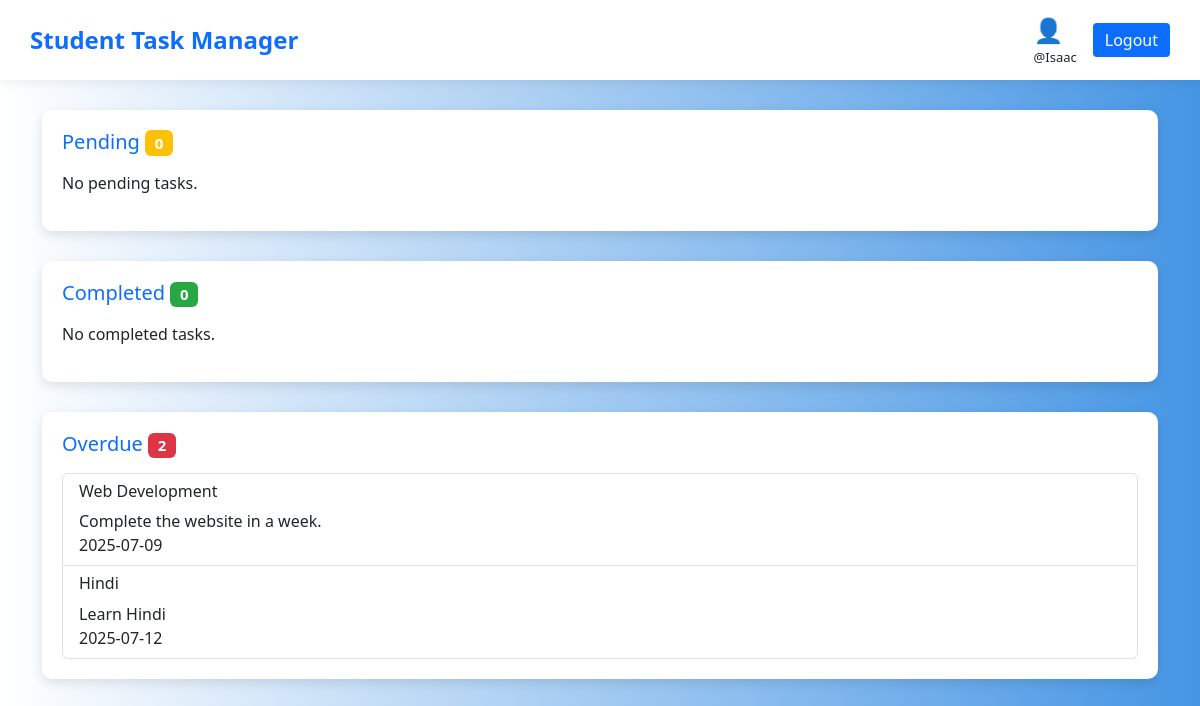
/user_progress_bar.php (signed in), run on an earlier commit of the app's database.
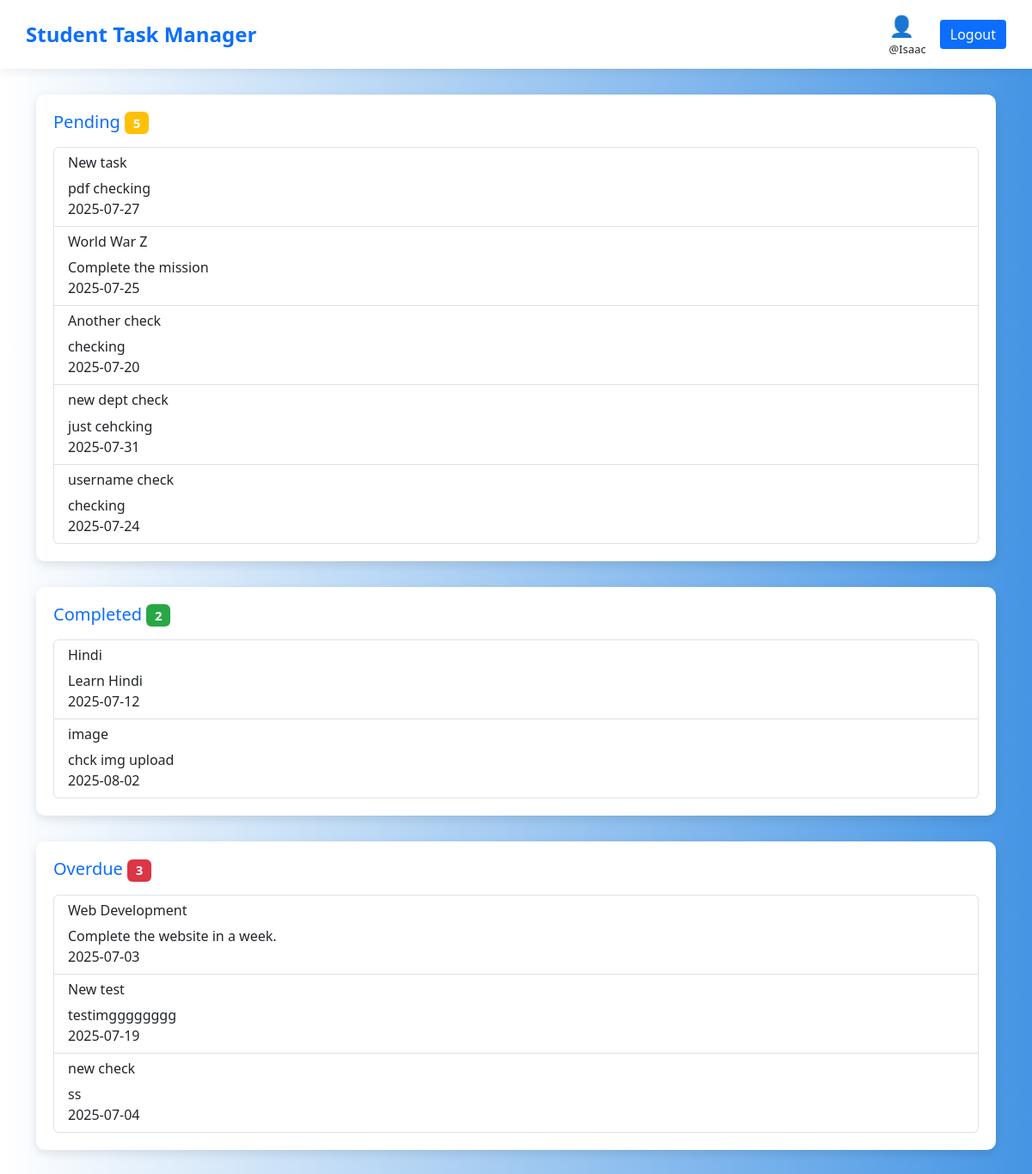
And on a later commit of the database.
### tables this page shows
CREATE TABLE `tasks` (
  `id` int(11) NOT NULL,
  `title` varchar(100) NOT NULL,
  `description` text DEFAULT NULL,
  `assigned_to` int(11) DEFAULT NULL,
  `username` varchar(30) NOT NULL,
  `department` varchar(30) NOT NULL,
  `due_date` date DEFAULT NULL,
  `status` enum('pending','in_progress','completed') DEFAULT 'pending',
  `created_at` timestamp NOT NULL DEFAULT current_timestamp(),
  `file_path` varchar(255) DEFAULT NULL
);

### user_progress_bar.php (the view, shortened to what this page needs)
<?php
include 'partials/new_dbconnect.php';
$rollno = $_SESSION['rollno'];
$today = date("Y-m-d");
$sql = "SELECT title, description, due_date, status FROM tasks WHERE assigned_to = '$rollno'";
$result = mysqli_query($conn, $sql);
$pending = [];
$completed = [];
$overdue = [];
while ($row = mysqli_fetch_assoc($result)) {
    $status = $row['status'];
    $due = $row['due_date'];
    if ($status == 'completed') {
        $completed[] = $row;
    } elseif (strtotime($due) < strtotime($today)) {
        $overdue[] = $row;
    } else {
        $pending[] = $row;
    }
}
?>
<!DOCTYPE html>
<html>
<head>
    <link href="https://cdn.jsdelivr.net/npm/bootstrap@5.3.0/dist/css/bootstrap.min.css" rel="stylesheet">
</head>
<body>
<nav class="navbar navbar-custom d-flex justify-content-between align-items-center">
    <span class="navbar-brand">Student Task Manager</span>
    <div class="d-flex align-items-center gap-3">
        <div class="text">
            <div style="font-size: 24px; color: #0d6efd;">👤</div>
            <div style="font-size: 13px;">@<?php echo $_SESSION['username']; ?></div>
        </div>
        <button class="btn-logout" onclick="location.href='logout.php'">Logout</button>
    </div>
</nav>
<div class="container">
    <div class="task-panel">
        <h3 class="status-heading">Pending
            <span class="badge badge-pending"><?php echo count($pending); ?></span>
        </h3>
        <?php if (count($pending) == 0) {
            echo "<p class='text'>No pending tasks.</p>";
        } else {
            echo "<ul class='list-group'>";
            for ($i = 0; $i < count($pending); $i++) {
                echo "<li class='list-group-item'>";
                echo  "<h6>" . $pending[$i]['title'] . "</h6>";
                echo  $pending[$i]['description'] . "<br>";
                echo  $pending[$i]['due_date'] . "<br>";
                echo "</li>";
            }
            echo "</ul>";
        } ?>
    </div>
    <div class="task-panel">
        <h3 class="status-heading">Completed
            <span class="badge badge-completed"><?php echo count($completed); ?></span>
        </h3>
        <?php if (count($completed) == 0) {
            echo "<p class='text'>No completed tasks.</p>";
        } else {
            echo "<ul class='list-group'>";
            for ($i = 0; $i < count($completed); $i++) {
                echo "<li class='list-group-item'>";
                echo  "<h6>" . $completed[$i]['title'] . "</h6>";
                echo  $completed[$i]['description'] . "<br>";
                echo  $completed[$i]['due_date'] . "<br>";
                echo "</li>";
            }
            echo "</ul>";
        } ?>
    </div>
    <div class="task-panel">
        <h3 class="status-heading">Overdue
            <span class="badge badge-overdue"><?php echo count($overdue); ?></span>
        </h3>
        <?php if (count($overdue) == 0) {
            echo "<p class='text'>No overdue tasks.</p>";
        } else {
            echo "<ul class='list-group'>";
            for ($i = 0; $i < count($overdue); $i++) {
                echo "<li class='list-group-item'>";
                echo  "<h6>" . $overdue[$i]['title'] . "</h6>";
                echo  $overdue[$i]['description'] . "<br>";
                echo  $overdue[$i]['due_date'] . "<br>";
                echo "</li>";
            }
            echo "</ul>";
        } ?>
    </div>
</div>
</body>
</html>

### user_progress_bar.php (style rules this page uses)
body { background: linear-gradient(to left, #4595e4, white); font-family: 'Segoe UI', sans-serif; }
.task-panel { margin-top: 30px; padding: 20px; background: #fff; border-radius: 10px; box-shadow: 0 4px 12px rgba(0,0,0,0.1); margin-bottom: 30px; }
.status-heading { font-size: 20px; color: #0d6efd; margin-bottom: 15px; }
.badge-pending { background-color: #ffc107; }
.badge-overdue { background-color: #dc3545; }
.badge-completed { background-color: #28a745; }
.navbar-custom { background: #fff; padding: 12px 30px; box-shadow: 0 4px 10px rgba(0,0,0,0.06); }
.navbar-brand { font-weight: 700; font-size: 24px; color: #0d6efd; }
.btn-logout { background: #0d6efd; color: white; border: none; border-radius: 4px; padding: 5px 12px; }

What changed in the data, as far as the page shows it:
added tasks: title "New task", description "pdf checking", due_date "2025-07-27", shown under "Pending 5"
added tasks: title "World War Z", description "Complete the mission", due_date "2025-07-25", shown under "Pending 5"
added tasks: title "Another check", description "checking", due_date "2025-07-20", shown under "Pending 5"
added tasks: title "new dept check", description "just cehcking", due_date "2025-07-31", shown under "Pending 5"
added tasks: title "username check", description "checking", due_date "2025-07-24", shown under "Pending 5"
changed tasks "Hindi": moves from the list under "Overdue 2" to the list under "Completed 2"
added tasks: title "image", description "chck img upload", due_date "2025-08-02", shown under "Completed 2"
changed tasks "Web Development": due_date "2025-07-09" → "2025-07-03"
added tasks: title "New test", description "testimgggggggg", due_date "2025-07-19", shown under "Overdue 3"
added tasks: title "new check", description "ss", due_date "2025-07-04", shown under "Overdue 3"
Also different on the page:
count($pending): "0" → "5"
count($completed): "0" → "2"
count($overdue): "2" → "3"
text no longer shown: "No pending tasks. No completed tasks."
